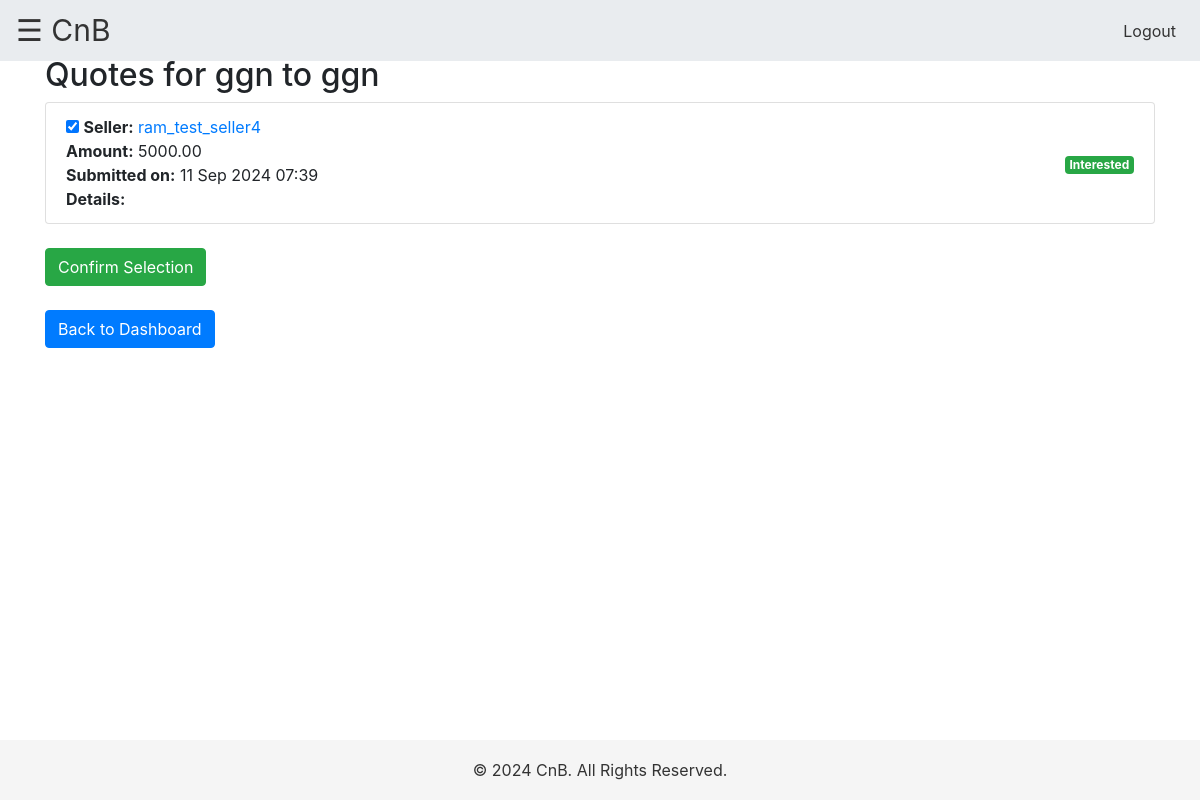
The page /view_quotes/4/ (signed in) on the database its author committed.
### myapp/models.py (models this page shows, shortened)
class Product(models.Model):
    buyer = models.ForeignKey(User, on_delete=models.CASCADE)
    from_city = models.CharField(max_length=255)
    to_city = models.CharField(max_length=255)
    shifting_plan = models.CharField(max_length=20, choices=[('7 days', 'In next 7 days'), ('15 days', 'In next 15 days'), ('30 days', 'In next 30 days'), ('30+ days', 'In next 30+ days')])
    item_details = models.TextField()
    call_preference = models.BooleanField(default=False)
    call_time = models.TimeField(blank=True, null=True)
    budget_min = models.DecimalField(max_digits=10, decimal_places=2)
    budget_max = models.DecimalField(max_digits=10, decimal_places=2)
    specific_requirements = models.TextField(blank=True, null=True)
    created_at = models.DateTimeField(auto_now_add=True)
    is_quote_requested = models.BooleanField(default=False)

class Bid(models.Model):
    product = models.ForeignKey(Product, on_delete=models.CASCADE)
    seller = models.ForeignKey(Seller, on_delete=models.CASCADE)
    bid_amount = models.DecimalField(max_digits=10, decimal_places=2)
    attachment = models.FileField(upload_to='attachments/', blank=True, null=True)
    bid_date = models.DateTimeField(auto_now_add=True)
    selected = models.BooleanField(default=False)

class Seller(models.Model):
    user = models.OneToOneField(User, on_delete=models.CASCADE)
    profile = models.OneToOneField(Profile, on_delete=models.CASCADE)
    registered_name = models.TextField(blank=False, null=True)
    gst_number = models.CharField(max_length=15, blank=False, null=True)
    registered_address = models.TextField(blank=False, null=True)
    poc_name = models.CharField(max_length=255, blank=False, null=True)
    services_type = models.TextField(blank=True, null=True)  # Store the services as a comma-separated string
    company_media = models.FileField(upload_to='company_media/', blank=True, null=True)
    top_clients = models.FileField(upload_to='top_clients/', blank=True, null=True)
    awards = models.FileField(upload_to='awards/', blank=True, null=True)

### myapp/views.py (the view)
# urls.py: path('view_quotes/<int:product_id>/', views.view_quotes, name='view_quotes'),
def view_quotes(request, product_id):
    product = get_object_or_404(Product, id=product_id, buyer=request.user)
    bids = Bid.objects.filter(product=product)
    if request.method == "POST":
        selected_bids_ids = request.POST.getlist('selected_bids')
        for bid in bids:
            bid.selected = str(bid.id) in selected_bids_ids
            bid.save()
    context = {
        'product': product,
        'bids': bids,
    }
    return render(request, 'myapp/view_quotes.html', context)

### myapp/templates/myapp/view_quotes.html (shortened to what this page needs)
{% extends 'myapp/base.html' %}
{% block content %}
<h2>Quotes for {{ product.from_city }} to {{ product.to_city }}</h2>
{% if bids %}
    <form method="POST" action="{% url 'view_quotes' product.id %}">
        <ul class="list-group">
            {% for bid in bids %}
                <li class="list-group-item d-flex justify-content-between align-items-center">
                    <div>
                        <input type="checkbox" name="selected_bids" value="{{ bid.id }}"
                               {% if bid.selected %} checked {% endif %}
                               class="quote-checkbox" data-bid-id="{{ bid.id }}">
                        <strong>Seller:</strong>
                        <a href="#" class="seller-link" data-seller-id="{{ bid.seller.id }}">{{ bid.seller.user.username }}</a><br>
                        <strong>Amount:</strong> {{ bid.bid_amount }}<br>
                        <strong>Submitted on:</strong> {{ bid.bid_date|date:"d M Y H:i" }}<br>
                        <strong>Details:</strong> {{ bid.details }}
                    </div>
                    <div>
                        {% if bid.selected %}
                            <span class="badge badge-success">Interested</span>
                        {% else %}
                            <span class="badge badge-danger">Not Interested</span>
                        {% endif %}
                    </div>
                </li>
            {% endfor %}
        </ul>
        <button type="submit" class="btn btn-success mt-4">Confirm Selection</button>
    </form>
{% else %}
    <p>No quotes have been submitted for this request yet.</p>
{% endif %}
<a href="{% url 'buyer_dashboard' %}" class="btn btn-primary mt-4">Back to Dashboard</a>
{% endblock %}

### myapp/templates/myapp/base.html (style rules this page uses)
body { padding-top: 56px; overflow-x: hidden; }

### rows shown on the page
Product: from_city "ggn", to_city "ggn"
Bid: selected "☑", seller.user.username "ram_test_seller4", bid_amount "5000.00", bid_date "11 Sep 2024 07:39", shows "Interested"
